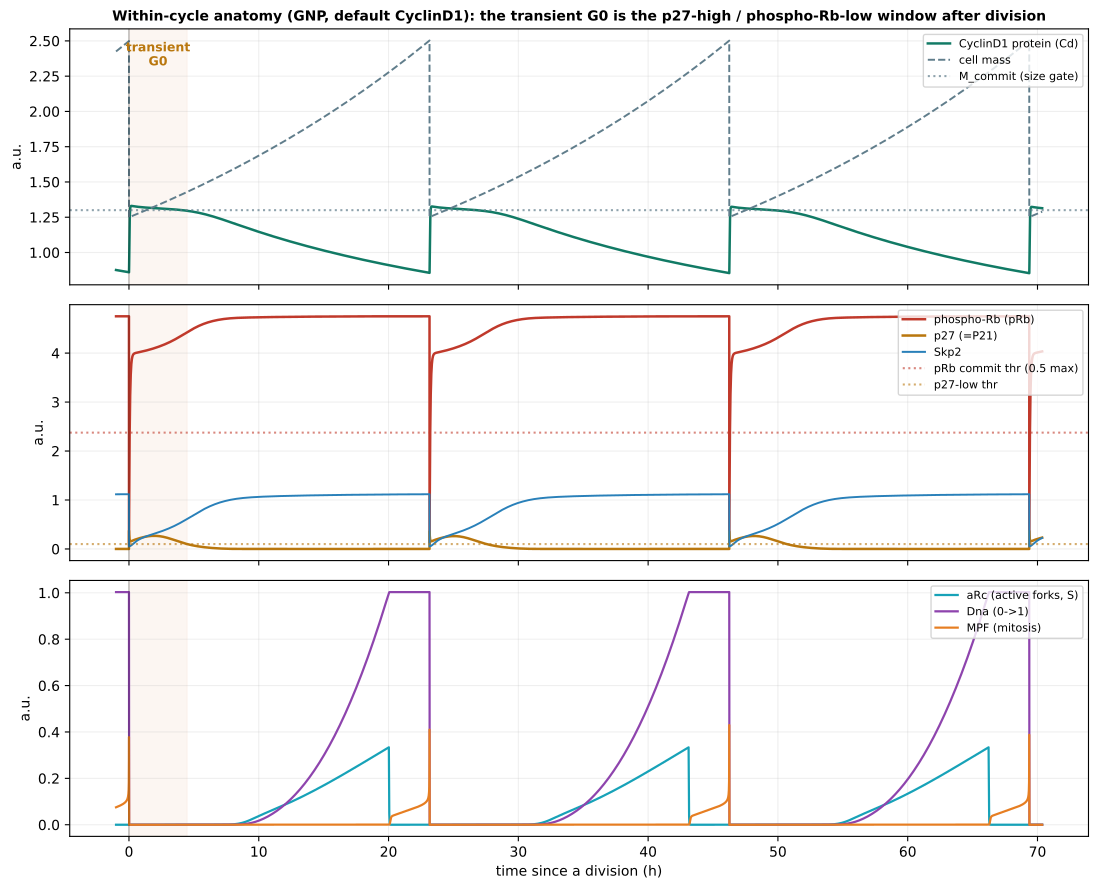

Generate this figure with Python:
"""Within-cycle anatomy: where is the transient G0, how long is it, and how does CyclinD1 set it?

Plots ~2.5 cycles of the key species (CyclinD1 protein, phospho-Rb, p27[=P21], cell mass, Skp2,
replication aRc/Dna, MPF) and measures, per cycle:
  - transient G0 by the p27 marker:        time from division until P21 < P21_lo  (p27 cleared)
  - transient G0 by the phospho-Rb marker: time from division until pRb > 0.5*max  (Rb committed)
  - G1 (committed, pre-S) and the growth time to the commitment size gate
across three CyclinD1 levels (low / default / high, set via k_Cd_translation).

Run:  ./venv/bin/python simulations/fig_v44_cycle_anatomy.py
"""
import sys, os
sys.path.insert(0, os.path.dirname(os.path.dirname(os.path.abspath(__file__))))
import numpy as np
import matplotlib.pyplot as plt
import tellurium as te
from scipy.signal import find_peaks
from src.build_model_v44_heldt import build_model_v44

SEL = ["time", "Cd", "pRb", "P21", "Skp2", "aRc", "Dna", "MPF", "mass", "E2f"]
T_END, N_PTS, SETTLE = 14000, 70000, 6000
P21_LO = 0.1


def simulate(kTl=0.75, shh=0.5):
    rr = te.loada(build_model_v44(with_ezh2=True, with_hh=True,
                                  params={"k_Cd_translation": kTl}))
    rr.integrator.setValue("absolute_tolerance", 1e-9)
    rr.integrator.setValue("relative_tolerance", 1e-6)
    rr['SHH'] = shh
    return rr.simulate(0, T_END, N_PTS, selections=SEL)


def division_times(res):
    """Divisions = sharp drops in mass (halving event)."""
    t = res['time']; mass = res['mass']
    drops = np.where((mass[:-1] - mass[1:]) > 0.2 * mass[:-1])[0]
    # collapse consecutive indices
    if len(drops) == 0:
        return np.array([])
    keep = [drops[0]]
    for d in drops[1:]:
        if d - keep[-1] > 50:
            keep.append(d)
    return t[keep]


def g0_metrics(res):
    """Alignment-free transient-G0 by both markers = fraction(pre-S & marker-G0) x period.
    With the two-step Rb, pRb(hyper) is low in G0, so G0(p27) and G0(pRb-low) should agree."""
    t = res['time']; m = t >= SETTLE; tt = t[m]; dt = tt[1] - tt[0]
    P21 = res['P21'][m]; pRb = res['pRb'][m]; aRc = res['aRc'][m]; Dna = res['Dna'][m]
    pk, _ = find_peaks(res['MPF'][m], prominence=0.1, distance=int(150 / dt))
    per = float(np.mean(np.diff(tt[pk]))) / 60 if len(pk) > 1 else np.nan
    in_S = (aRc > 0.05) & (Dna < 0.98); in_G2 = Dna >= 0.98; preS = ~in_S & ~in_G2
    tot = (preS | in_S | in_G2).mean() or 1
    prb_thr = 0.5 * pRb.max()
    g0_p27 = per * (preS & (P21 > P21_LO)).mean() / tot
    g0_prb = per * (preS & (pRb < prb_thr)).mean() / tot
    return per, g0_p27, g0_prb


LEVELS = [("low (kTl=0.55)", 0.55), ("default (kTl=0.75)", 0.75), ("high (kTl=1.05)", 1.05)]
sims = {lab: simulate(kTl=k) for lab, k in LEVELS}

print("=" * 78)
print("Transient-G0 duration vs CyclinD1 protein level")
print(f"{'level':>20} {'meanCd':>7} {'period':>7} {'G0(p27)':>8} {'G0(pRb)':>8}")
for lab, k in LEVELS:
    r = sims[lab]; m = r['time'] >= SETTLE
    per, g0p27, g0prb = g0_metrics(r)
    print(f"{lab:>20} {np.mean(r['Cd'][m]):>7.3f} {per:>6.1f}h {g0p27:>7.2f}h {g0prb:>7.2f}h")

# ---- figure: 2.5-cycle anatomy of the DEFAULT level ----
r = sims["default (kTl=0.75)"]
t = r['time'] / 60.0
divs = division_times(r) / 60.0
divs = divs[(divs >= SETTLE/60.0)]
t0 = divs[0]; t1 = divs[min(3, len(divs)-1)]
m = (t >= t0 - 1) & (t <= t1 + 1)
tt = t[m] - t0

fig, axes = plt.subplots(3, 1, figsize=(11, 9), sharex=True)
prb_thr = 0.5 * r['pRb'][r['time'] >= SETTLE].max()

ax = axes[0]
ax.plot(tt, r['Cd'][m], color='#117a65', lw=1.8, label='CyclinD1 protein (Cd)')
ax.plot(tt, r['mass'][m], color='#607d8b', lw=1.4, ls='--', label='cell mass')
ax.axhline(1.3, color='#607d8b', ls=':', alpha=0.7, label='M_commit (size gate)')
ax.set_ylabel('a.u.'); ax.legend(fontsize=8, loc='upper right'); ax.grid(alpha=0.2)
ax.set_title('Within-cycle anatomy (GNP, default CyclinD1): the transient G0 is the p27-high / phospho-Rb-low window after division',
             fontsize=10, fontweight='bold')

ax = axes[1]
ax.plot(tt, r['pRb'][m], color='#c0392b', lw=1.8, label='phospho-Rb (pRb)')
ax.plot(tt, r['P21'][m], color='#b9770e', lw=1.8, label='p27 (=P21)')
ax.plot(tt, r['Skp2'][m], color='#2980b9', lw=1.4, label='Skp2')
ax.axhline(prb_thr, color='#c0392b', ls=':', alpha=0.6, label='pRb commit thr (0.5 max)')
ax.axhline(P21_LO, color='#b9770e', ls=':', alpha=0.6, label='p27-low thr')
ax.set_ylabel('a.u.'); ax.legend(fontsize=8, loc='upper right'); ax.grid(alpha=0.2)

ax = axes[2]
ax.plot(tt, r['aRc'][m], color='#17a2b8', lw=1.6, label='aRc (active forks, S)')
ax.plot(tt, r['Dna'][m], color='#8e44ad', lw=1.6, label='Dna (0->1)')
ax.plot(tt, r['MPF'][m], color='#e67e22', lw=1.6, label='MPF (mitosis)')
ax.set_ylabel('a.u.'); ax.set_xlabel('time since a division (h)')
ax.legend(fontsize=8, loc='upper right'); ax.grid(alpha=0.2)

# shade the transient G0 (p27-high) of the FIRST displayed cycle on all axes
p27seg = r['P21'][m]
cyc1_len = (divs[1] - t0) if len(divs) > 1 else (t1 - t0)
g0_region = (tt >= 0) & (tt < cyc1_len) & (p27seg > P21_LO)
g0_end = float(tt[g0_region].max()) if g0_region.any() else 0.0
for ax in axes:
    ax.axvspan(0, g0_end, color='#fbeee6', alpha=0.5, zorder=0)
    ax.axvline(0, color='k', ls='-', alpha=0.3, lw=0.8)
axes[0].text(g0_end/2, axes[0].get_ylim()[1]*0.9, 'transient\nG0', ha='center', fontsize=9,
             fontweight='bold', color='#b9770e')

plt.tight_layout()
plt.savefig('simulations/fig_v44_cycle_anatomy.png', dpi=170, bbox_inches='tight')
plt.savefig('simulations/fig_v44_cycle_anatomy.pdf', bbox_inches='tight')
plt.close()
print("\nSaved: fig_v44_cycle_anatomy.png")
